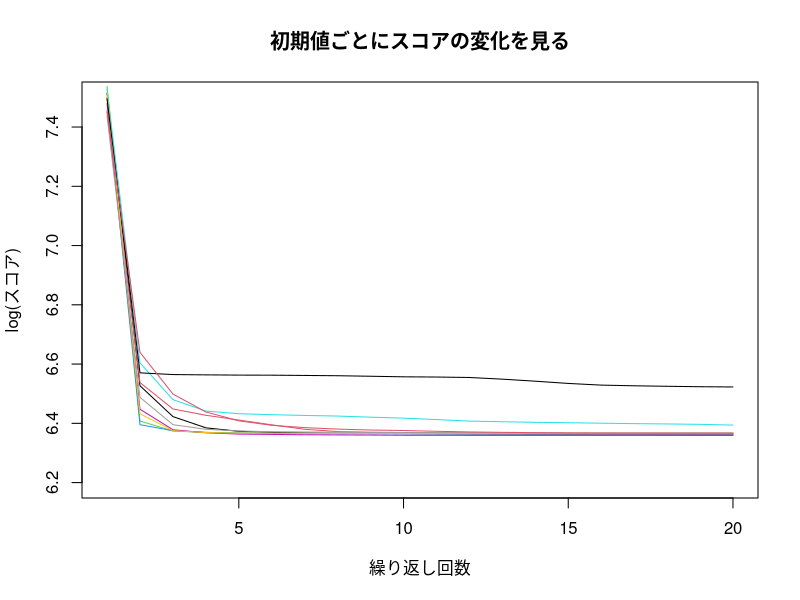

R code for this plot:
# Load library
library(e1071)

# Clear environment
rm(list = ls())

# Setting Japanese font (for MacOSX)
# par(family= "HiraKakuProN-W3")

# Chapter9 e.g.82
# K-meansクラスタリングの初期値依存性を検討
k_means <- function(X, K, iteration = 20) {
  n <- nrow(X)
  p <- ncol(X)
  center <- array(dim = c(K, p))
  y <- sample(1:K, n, replace = TRUE)
  scores <- NULL
  for (h in 1:iteration) {
    for (k in 1:K) {
      if (sum(y[] == k) == 0) { # y[i] = kなるiの数を評価している
        center[k, ] <- Inf
      } else {
        for (j in 1:p) {
          center[k, j] <- mean(X[y[] == k, j])
        }
      }
    }
    S_total <- 0
    for (i in 1:n) {
      S_min <- Inf
      for (k in 1:K) {
        S <- sum((X[i, ] - center[k, ]) ^ 2)
        if (S < S_min) {
          S_min <- S
          y[i] <- k
        }
      }
      S_total <- S_total + S_min
    }
    scores <- c(scores, S_total)
  }
  return(list(clusters = y, scores = scores))
}

p <- 2
n <- 1000
X <- matrix(rnorm(p * n), nrow = n, ncol = p)
input <- 1:20
output <- k_means(X, 5)$scores
plot(input, log(output),
     ylim = c(6.2, 7.5),
     xlab = "繰り返し回数", ylab = "log(スコア)",
     type = "l", col = 1,
     main = "初期値ごとにスコアの変化を見る")
for (r in 2:10) {
  output <- k_means(X, 5)$scores
  lines(input, log(output),
        col = r)
}